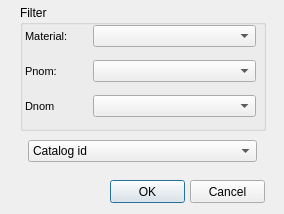
<?xml version="1.0" encoding="UTF-8"?>
<ui version="4.0">
 <class>ws_catalog</class>
 <widget class="QDialog" name="ws_catalog">
  <property name="geometry">
   <rect>
    <x>0</x>
    <y>0</y>
    <width>284</width>
    <height>214</height>
   </rect>
  </property>
  <property name="windowTitle">
   <string>Catalog</string>
  </property>
  <widget class="QPushButton" name="btn_ok">
   <property name="geometry">
    <rect>
     <x>110</x>
     <y>180</y>
     <width>75</width>
     <height>23</height>
    </rect>
   </property>
   <property name="text">
    <string>OK</string>
   </property>
  </widget>
  <widget class="QPushButton" name="btn_cancel">
   <property name="geometry">
    <rect>
     <x>190</x>
     <y>180</y>
     <width>75</width>
     <height>23</height>
    </rect>
   </property>
   <property name="text">
    <string>Cancel</string>
   </property>
  </widget>
  <widget class="QComboBox" name="id">
   <property name="geometry">
    <rect>
     <x>28</x>
     <y>140</y>
     <width>229</width>
     <height>22</height>
    </rect>
   </property>
   <item>
    <property name="text">
     <string>Catalog id</string>
    </property>
   </item>
  </widget>
  <widget class="QGroupBox" name="groupBox">
   <property name="geometry">
    <rect>
     <x>20</x>
     <y>5</y>
     <width>246</width>
     <height>126</height>
    </rect>
   </property>
   <property name="title">
    <string>Filter</string>
   </property>
   <widget class="QComboBox" name="matcat_id">
    <property name="geometry">
     <rect>
      <x>73</x>
      <y>20</y>
      <width>163</width>
      <height>22</height>
     </rect>
    </property>
   </widget>
   <widget class="QComboBox" name="filter2">
    <property name="geometry">
     <rect>
      <x>73</x>
      <y>55</y>
      <width>163</width>
      <height>22</height>
     </rect>
    </property>
   </widget>
   <widget class="QComboBox" name="filter3">
    <property name="geometry">
     <rect>
      <x>73</x>
      <y>90</y>
      <width>163</width>
      <height>22</height>
     </rect>
    </property>
   </widget>
   <widget class="QLabel" name="label_diameter">
    <property name="geometry">
     <rect>
      <x>5</x>
      <y>90</y>
      <width>61</width>
      <height>22</height>
     </rect>
    </property>
    <property name="font">
     <font>
      <pointsize>8</pointsize>
     </font>
    </property>
    <property name="frameShape">
     <enum>QFrame::NoFrame</enum>
    </property>
    <property name="frameShadow">
     <enum>QFrame::Plain</enum>
    </property>
    <property name="text">
     <string>Dnom</string>
    </property>
    <property name="margin">
     <number>3</number>
    </property>
   </widget>
   <widget class="QLabel" name="label_matcat_id">
    <property name="geometry">
     <rect>
      <x>5</x>
      <y>20</y>
      <width>67</width>
      <height>22</height>
     </rect>
    </property>
    <property name="font">
     <font>
      <pointsize>8</pointsize>
     </font>
    </property>
    <property name="frameShape">
     <enum>QFrame::NoFrame</enum>
    </property>
    <property name="frameShadow">
     <enum>QFrame::Plain</enum>
    </property>
    <property name="text">
     <string>Material:</string>
    </property>
    <property name="margin">
     <number>3</number>
    </property>
   </widget>
   <widget class="QLabel" name="label_pressure">
    <property name="geometry">
     <rect>
      <x>5</x>
      <y>55</y>
      <width>61</width>
      <height>22</height>
     </rect>
    </property>
    <property name="font">
     <font>
      <pointsize>8</pointsize>
     </font>
    </property>
    <property name="frameShape">
     <enum>QFrame::NoFrame</enum>
    </property>
    <property name="frameShadow">
     <enum>QFrame::Plain</enum>
    </property>
    <property name="text">
     <string>Pnom:</string>
    </property>
    <property name="margin">
     <number>3</number>
    </property>
   </widget>
  </widget>
 </widget>
 <resources/>
 <connections/>
</ui>
